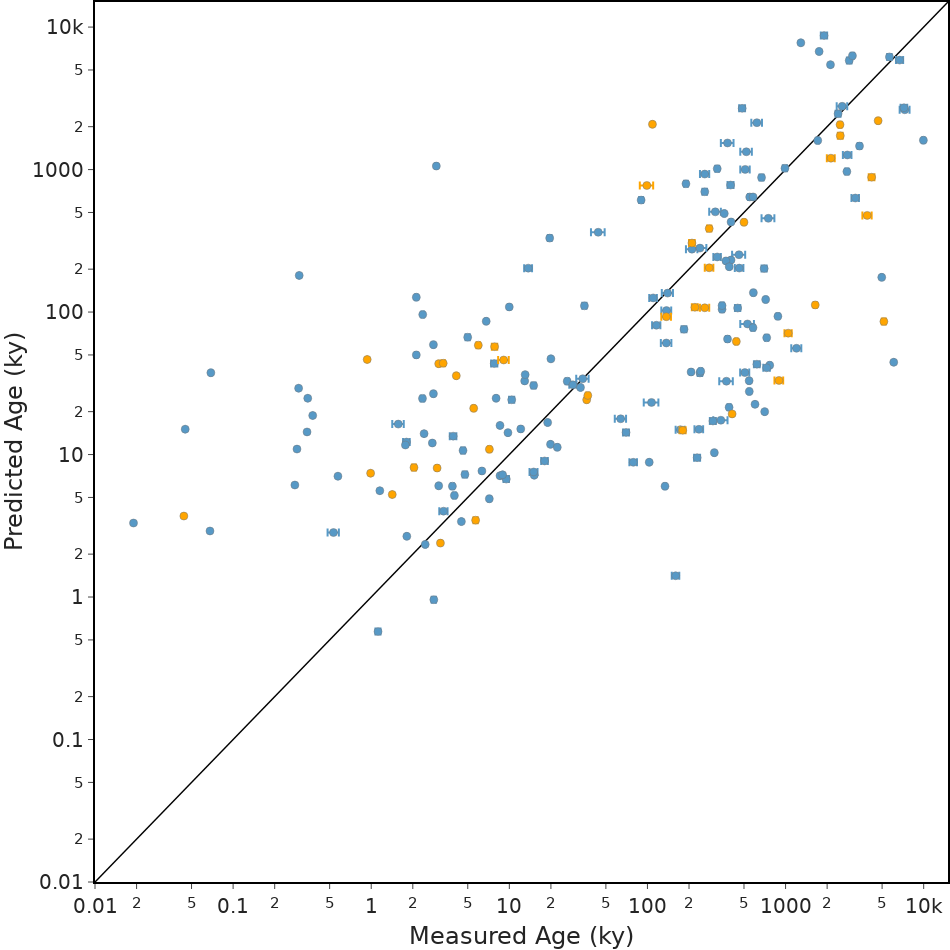
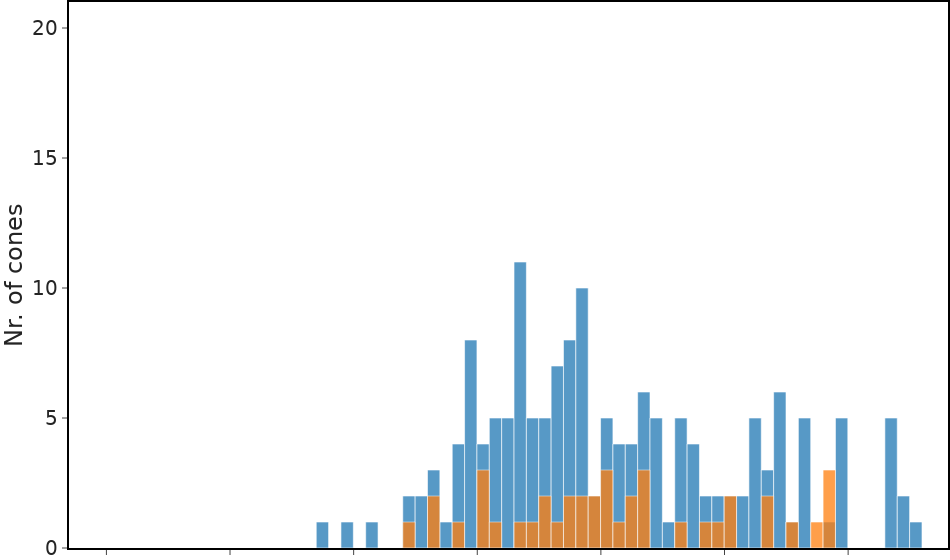

The notebook cell saved with these charts, in order:
### Code cell
### Plotting measured vs predicted graph
fig_pred_SVR = px.line(x=axis_range, y=axis_range, range_x=axis_range, range_y=axis_range, 
                   log_x=True, log_y=True, width=950, height=950)
fig_pred_SVR.update_traces(line_color='black', line_width=1.5)
fig_pred_SVR.add_trace(go.Scatter(x=df_SVR_cv_predicted.loc[:,target_parameter],
                              y=df_SVR_cv_predicted.loc[:,'{}_trainCV_{}'.format(SVR_method, target_parameter)],
                              mode='markers',
                              error_x = dict(
                                  type='data',
                                  array=df_SVR_cv_predicted.loc[:,'AgeErrorReCalc1STD'].values,
                                  visible=True),
                              hovertext=df_SVR_cv_predicted[['ConeName', 'Age', '{}_trainCV_{}'.format(SVR_method, target_parameter)]],
                              hovertemplate=
                              'ConeName: %{text}' +
                              '<br>ConeAge: %{x:.2f} ky'+
                              '<br>ConePredAge: %{y:.2f} ky',
                              text=df_SVR_cv_predicted['ConeName'],
                              marker=dict(color='#5799c6', size=2, line=dict(color='#74797C')),
                              name='Training',
                              showlegend=False))
fig_pred_SVR.add_trace(go.Scatter(x=df_SVR_val_predicted.loc[:,target_parameter],
                              y=df_SVR_val_predicted.loc[:,'{}_val_{}'.format(SVR_method, target_parameter)],
                              mode='markers',
                              error_x = dict(
                                  type='data',
                                  array=df_SVR_val_predicted.loc[:,'AgeErrorReCalc1STD'].values,
                                  visible=True),
                              hovertext=df_SVR_val_predicted[['ConeName', 'Age', '{}_val_{}'.format(SVR_method, target_parameter)]],
                              hovertemplate=
                              'ConeName: %{text}' +
                              '<br>ConeAge: %{x:.2f} ky'+
                              '<br>ConePredAge: %{y:.2f} ky',
                              text=df_SVR_val_predicted['ConeName'],
                              marker=dict(color='#ffa500', size=2, line=dict(color='#74797C')),
                              name='Validation',
                              showlegend=False))
fig_pred_SVR.update_traces(marker=dict(size=8,line=dict(width=0.5)))
fig_pred_SVR.update_layout(xaxis = dict(title='Measured {} ({})'.format(target_parameter, units),
                                    tickfont = dict(size=font_size), showline=True, linewidth=2, linecolor='black', mirror=True),
                       yaxis = dict(title='Predicted {} ({})'.format(target_parameter, units),
                                    tickfont = dict(size=font_size), showline=True, linewidth=2, linecolor='black', mirror=True),
                       font=dict(size=font_size, family=font_type),
                       margin_r=0, margin_t=0, margin_l=0, margin_b=0,
                       legend_itemsizing='constant',
                       legend=dict(yanchor='middle',
                                   y=0.96, x=0.01),
                       coloraxis_colorbar=dict(thicknessmode='pixels', 
                                               thickness=50,
                                               lenmode='pixels',
                                               len=150,
                                               yanchor='middle',
                                               y=0.2, x=0.8))
fig_pred_SVR.write_image(r'{}_{}_{}_Predition.svg'.format(inputName, predictor_parameter_text, SVR_method), format='svg', width=950, height=950, scale=1)
fig_pred_SVR.show()

### Plotting the distrubiton of predictions 
hist_pred_SVR = go.Figure()
hist_pred_SVR.add_trace(go.Histogram(x=np.log(df_SVR_cv_predicted.loc[:,'{}_trainCV_{}'.format(SVR_method, target_parameter)]),
                                             xbins=dict(start=np.log(axis_range[0]),end=np.log(axis_range[1]),size=0.2), opacity=0.75, name='Pred Training'))
hist_pred_SVR.add_trace(go.Histogram(x=np.log(df_SVR_val_predicted.loc[:,'{}_val_{}'.format(SVR_method, target_parameter)]),
                                             xbins=dict(start=np.log(axis_range[0]),end=np.log(axis_range[1]),size=0.2), opacity=0.75, name='Pred Validation'))
hist_pred_SVR.update_layout(barmode='overlay', showlegend=False, yaxis_range=hist_axis_rangeY, xaxis_range=np.log(axis_range), xaxis_showticklabels=False,
                                    margin_r=0, margin_t=0, margin_l=0, margin_b=0, width=950, 
                                    xaxis = dict(tickfont = dict(size=font_size), showline=True, linewidth=2, linecolor='black', mirror=True),
                                    yaxis = dict(title='Nr. of cones', tickfont = dict(size=font_size), showline=True, linewidth=2, linecolor='black', mirror=True),
                                    legend=dict(yanchor='top', y=0.99, xanchor='right', x=0.99),
                                    font=dict(size=font_size, family=font_type))
hist_pred_SVR.write_image(r'{}_TrainValidationSplit_{}_{}.svg'.format(inputName, predictor_parameter_text, SVR_method), format='svg', width=950, height=200, scale=1)
hist_pred_SVR.show()

fig_residual_SVR = px.scatter(
    df_SVR_cv_predicted,
    x=np.log(df_SVR_val_predicted[target_parameter]),
    y=np.log(df_SVR_val_predicted.loc[:,'{}_val_{}'.format(SVR_method, target_parameter)])-np.log(df_SVR_val_predicted[target_parameter]),
    width=1020, height=400)
fig_residual_SVR.add_hline(y=0, line_width=3, line_dash='dash', line_color='black')
fig_residual_SVR.update_layout(xaxis = dict(title='Log(absolute age)'.format(),
                                    tickfont = dict(size=font_size), showline=True, linewidth=2, linecolor='black', mirror=True),
                           yaxis = dict(title='Residuals'.format(),
                                    tickfont = dict(size=font_size), showline=True, linewidth=2, linecolor='black', mirror=True),
                           font=dict(size=font_size, family=font_type),
                           xaxis_range=[np.log(axis_range[0]),np.log(axis_range[1])],
                           yaxis_range=[-6.5,6.5]
                          )
fig_residual_SVR.write_image(r'{}_{}_{}_Predition_Residuals.svg'.format(inputName, predictor_parameter_text, SVR_method), format='svg', width=950, height=200, scale=1)
fig_residual_SVR.show()

### Figure 1 — Plotly figure (JSON) as saved in the notebook; plotly's stock layout.template omitted (floating-point values rounded to 4 significant figures; data arrays with more than 128 entries replaced by an {"elided": "..."} marker saying what was removed)
{"data": [{"hovertemplate": "x=%{x}<br>y=%{y}<extra></extra>", "legendgroup": "", "line": {"color": "black", "dash": "solid", "width": 1.5}, "marker": {"line": {"width": 0.5}, "size": 8, "symbol": "circle"}, "mode": "lines", "name": "", "orientation": "v", "showlegend": false, "type": "scatter", "x": [0.01, 15000.0], "xaxis": "x", "y": [0.01, 15000.0], "yaxis": "y"}, {"error_x": {"array": {"elided": "161 float values"}, "type": "data", "visible": true}, "hovertemplate": "ConeName: %{text}<br>ConeAge: %{x:.2f} ky<br>ConePredAge: %{y:.2f} ky", "hovertext": {"elided": "161x3 mixed values"}, "marker": {"color": "#5799c6", "line": {"color": "#74797C", "width": 0.5}, "size": 8}, "mode": "markers", "name": "Training", "showlegend": false, "text": {"elided": "161 str values"}, "type": "scatter", "x": {"elided": "161 float values"}, "y": {"elided": "161 float values"}}, {"error_x": {"array": [20.0, 0.15, 0.2, 9.0, 11.0, 0.055, 0.5745, 0.175, 40.0, 65.0, 10.0, 0.04, 20.0, 0.04, 0.1, 0.1, 0.8, 0.07, 10.0, 10.0, 0.0, 170.0, 80.0, 60.0, 1.0, 200.0, 140.0, 300.0, 63.0, 11.0, 10.0, 100.0, 1.4, 10.9, 3.4, 0.35, 0.05, 0.0, 0.0, 0.0], "type": "data", "visible": true}, "hovertemplate": "ConeName: %{text}<br>ConeAge: %{x:.2f} ky<br>ConePredAge: %{y:.2f} ky", "hovertext": [["Te Ahuahu", 280, 204.5], ["Pu'u Kole (MK_42)", 7.17, 10.89], ["Kalaieha", 5.7, 3.462], ["Molcajete Galope", 180, 14.79], ["Comal Chico", 137, 92.79], ["Rincon de Chapultepec", 3, 8.042], ["Teuhtli", 36.3, 24.23], ["La Tinaja", 5.96, 58.56], ["Cerro Le Ventana", 1640, 112.2], ["Janitzio", 896, 33.12], ["Shiunzan", 440, 62.17], ["Komezuka", 3.17, 2.39], ["Togasayama", 260, 107.2], ["Omuroyama (ID255)", 3.08, 43.4], ["Koshikirizuka", 3.32, 43.71], ["Hiratsuka", 5.52, 21.11], ["Puy de Pariou", 9.1, 46.09], ["Pico Bandama", 2.04, 8.106], ["Pasa Tepe", 210, 305.1], ["Kucukmedet", 500, 426.8], ["Sunset Crater ", 0.935, 46.47], ["Cerro Colorado", 5150, 85.81], ["ID438", 4680, 2202.0], ["N Cerro Merihuaca", 2480, 2067.0], ["Alumbrera", 37, 25.99], ["E Antofagasta Valley (ID446)", 4200, 883.5], ["ID453", 2130, 1202.0], ["Volcan del Inca", 3900, 477.0], ["ID460", 1045, 71.11], ["El Pozo", 99, 773.5], ["Las Ovejas", 280, 385.3], ["Pampa de Agnia", 2490, 1730.0], ["Cerro Volcan", 108.7, 2080.0], ["Al Malsa", 220.5, 108.0], ["As Zayinah", 410.3, 19.28], ["Trinta", 7.82, 57.18], ["Cerro Tichso", 4.13, 35.71], ["Mt Ilice", 0.99, 7.399], ["Mt Lepre", 1.42, 5.24], ["S Breakthrough", 0.044, 3.701]], "marker": {"color": "#ffa500", "line": {"color": "#74797C", "width": 0.5}, "size": 8}, "mode": "markers", "name": "Validation", "showlegend": false, "text": ["Te Ahuahu", "Pu'u Kole (MK_42)", "Kalaieha", "Molcajete Galope", "Comal Chico", "Rincon de Chapultepec", "Teuhtli", "La Tinaja", "Cerro Le Ventana", "Janitzio", "Shiunzan", "Komezuka", "Togasayama", "Omuroyama (ID255)", "Koshikirizuka", "Hiratsuka", "Puy de Pariou", "Pico Bandama", "Pasa Tepe", "Kucukmedet", "Sunset Crater ", "Cerro Colorado", "ID438", "N Cerro Merihuaca", "Alumbrera", "E Antofagasta Valley (ID446)", "ID453", "Volcan del Inca", "ID460", "El Pozo", "Las Ovejas", "Pampa de Agnia", "Cerro Volcan", "Al Malsa", "As Zayinah", "Trinta", "Cerro Tichso", "Mt Ilice", "Mt Lepre", "S Breakthrough"], "type": "scatter", "x": [280.0, 7.17, 5.7, 180.0, 137.0, 3.0, 36.3, 5.96, 1640.0, 896.0, 440.0, 3.17, 260.0, 3.08, 3.32, 5.52, 9.1, 2.04, 210.0, 500.0, 0.935, 5150.0, 4680.0, 2480.0, 37.0, 4200.0, 2130.0, 3900.0, 1045.0, 99.0, 280.0, 2490.0, 108.7, 220.5, 410.3, 7.82, 4.13, 0.99, 1.42, 0.044], "y": [204.5, 10.89, 3.462, 14.79, 92.79, 8.042, 24.23, 58.56, 112.2, 33.12, 62.17, 2.39, 107.2, 43.4, 43.71, 21.11, 46.09, 8.106, 305.1, 426.8, 46.47, 85.81, 2202.0, 2067.0, 25.99, 883.5, 1202.0, 477.0, 71.11, 773.5, 385.3, 1730.0, 2080.0, 108.0, 19.28, 57.18, 35.71, 7.399, 5.24, 3.701]}], "layout": {"coloraxis": {"colorbar": {"len": 150, "lenmode": "pixels", "thickness": 50, "thicknessmode": "pixels", "x": 0.8, "y": 0.2, "yanchor": "middle"}}, "font": {"family": "DejaVu Sans", "size": 20}, "height": 950, "legend": {"itemsizing": "constant", "tracegroupgap": 0, "x": 0.01, "y": 0.96, "yanchor": "middle"}, "margin": {"b": 0, "l": 0, "r": 0, "t": 0}, "width": 950, "xaxis": {"anchor": "y", "domain": [0, 1], "linecolor": "black", "linewidth": 2, "mirror": true, "range": [-2.0, 4.176], "showline": true, "tickfont": {"size": 20}, "title": {"text": "Measured Age (ky)"}, "type": "log"}, "yaxis": {"anchor": "x", "domain": [0, 1], "linecolor": "black", "linewidth": 2, "mirror": true, "range": [-2.0, 4.176], "showline": true, "tickfont": {"size": 20}, "title": {"text": "Predicted Age (ky)"}, "type": "log"}}}

### Figure 2 — Plotly figure (JSON) as saved in the notebook; plotly's stock layout.template omitted (floating-point values rounded to 4 significant figures; data arrays with more than 128 entries replaced by an {"elided": "..."} marker saying what was removed)
{"data": [{"name": "Pred Training", "opacity": 0.75, "type": "histogram", "x": {"elided": "161 float values"}, "xbins": {"end": 9.616, "size": 0.2, "start": -4.605}}, {"name": "Pred Validation", "opacity": 0.75, "type": "histogram", "x": [5.321, 2.388, 1.242, 2.694, 4.53, 2.085, 3.187, 4.07, 4.721, 3.5, 4.13, 0.8712, 4.674, 3.771, 3.777, 3.05, 3.831, 2.093, 5.721, 6.056, 3.839, 4.452, 7.697, 7.634, 3.258, 6.784, 7.092, 6.168, 4.264, 6.651, 5.954, 7.456, 7.64, 4.682, 2.959, 4.046, 3.575, 2.001, 1.656, 1.308], "xbins": {"end": 9.616, "size": 0.2, "start": -4.605}}], "layout": {"barmode": "overlay", "font": {"family": "DejaVu Sans", "size": 20}, "legend": {"x": 0.99, "xanchor": "right", "y": 0.99, "yanchor": "top"}, "margin": {"b": 0, "l": 0, "r": 0, "t": 0}, "showlegend": false, "width": 950, "xaxis": {"linecolor": "black", "linewidth": 2, "mirror": true, "range": [-4.605, 9.616], "showline": true, "showticklabels": false, "tickfont": {"size": 20}}, "yaxis": {"linecolor": "black", "linewidth": 2, "mirror": true, "range": [0, 21], "showline": true, "tickfont": {"size": 20}, "title": {"text": "Nr. of cones"}}}}
